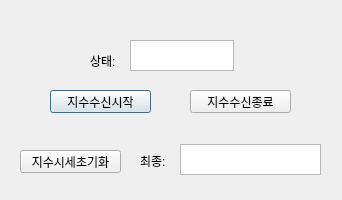
<?xml version="1.0" encoding="UTF-8"?>
<ui version="4.0">
 <class>Dialog</class>
 <widget class="QDialog" name="Dialog">
  <property name="geometry">
   <rect>
    <x>0</x>
    <y>0</y>
    <width>342</width>
    <height>200</height>
   </rect>
  </property>
  <property name="windowTitle">
   <string>지수수신 프로그램</string>
  </property>
  <widget class="QPushButton" name="btnRcvIdx">
   <property name="geometry">
    <rect>
     <x>50</x>
     <y>90</y>
     <width>101</width>
     <height>23</height>
    </rect>
   </property>
   <property name="text">
    <string>지수수신시작</string>
   </property>
  </widget>
  <widget class="QPushButton" name="btnStopRcvIdx">
   <property name="geometry">
    <rect>
     <x>190</x>
     <y>90</y>
     <width>101</width>
     <height>23</height>
    </rect>
   </property>
   <property name="text">
    <string>지수수신종료</string>
   </property>
  </widget>
  <widget class="QTextEdit" name="edtStat">
   <property name="geometry">
    <rect>
     <x>130</x>
     <y>40</y>
     <width>104</width>
     <height>31</height>
    </rect>
   </property>
  </widget>
  <widget class="QLabel" name="label">
   <property name="geometry">
    <rect>
     <x>90</x>
     <y>50</y>
     <width>31</width>
     <height>21</height>
    </rect>
   </property>
   <property name="text">
    <string>상태:</string>
   </property>
  </widget>
  <widget class="QPushButton" name="btnInitQttn">
   <property name="geometry">
    <rect>
     <x>20</x>
     <y>150</y>
     <width>101</width>
     <height>23</height>
    </rect>
   </property>
   <property name="text">
    <string>지수시세초기화</string>
   </property>
  </widget>
  <widget class="QTextEdit" name="edtLastDtMn">
   <property name="geometry">
    <rect>
     <x>180</x>
     <y>144</y>
     <width>141</width>
     <height>31</height>
    </rect>
   </property>
  </widget>
  <widget class="QLabel" name="label_2">
   <property name="geometry">
    <rect>
     <x>140</x>
     <y>150</y>
     <width>31</width>
     <height>21</height>
    </rect>
   </property>
   <property name="text">
    <string>최종:</string>
   </property>
  </widget>
 </widget>
 <resources/>
 <connections/>
</ui>
